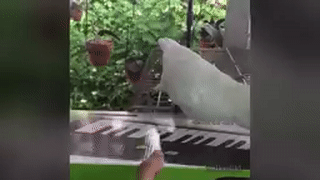
#> input picture gif/320x180/bird.gif, 320 x 180 px, found by its file name
$ python euclidean.py
#> lines starting #> are read from the running program, lines starting #| are printed output that depends on the picture
from PIL import Image, ImageSequence#https://ezgif.com/video-to-gif/ezgif-3-28fc08005839.mp4

im1 = Image.open('./gif/320x180/bird.gif')
#> im1 is the input picture: PIL image 320x180 P; mean R, G, B, A 80.2, 82.7, 72, 255
im2 = Image.open('./gif/320x180/vult.gif')
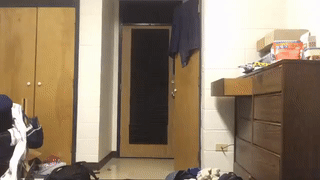
#> input picture gif/320x180/vult.gif, 320 x 180 px, found by its file name
#> im2 is the input picture: PIL image 320x180 P; mean R, G, B, A 146.4, 128.2, 106, 255
index = 1
euclidean = 0

resultIm1 = []
resultIm2 = []

for frame in ImageSequence.Iterator(im1):
    img1 = frame.convert('LA')
    img1.save('frames/frame1_%d.png' % index)
    px1 = img1.load()

    for x in range(img1.width):
        for y in range(img1.height):
            a, b = px1[x, y]
            a = int(a)
            b = int(b) #Sempre 255
            resultIm1.append(a)

    index += 1
#> this loop made 25 passes
#> pass 1, `img1 = frame.convert('LA')`:
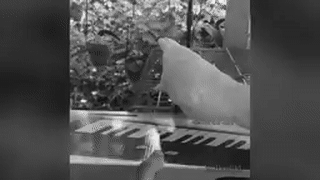
#> img1: PIL image 320x180 LA; mean R, G, B, A 80.7, 80.7, 80.7, 255
#> after the loop:
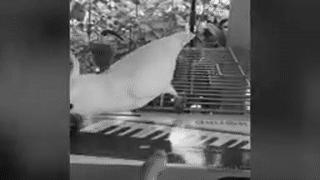
#> img1: PIL image 320x180 LA; mean R, G, B, A 89.4, 89.4, 89.4, 255
#> after the loop, index = 26; resultIm1 = 1440000 items

for frame in ImageSequence.Iterator(im2):
    img2 = frame.convert('LA')
    img2.save('frames/frame2_%d.png' % index)
    px2 = img2.load()

    for x in range(img2.width):
        for y in range(img2.height):
            a, b = px2[x, y]
            a = int(a)
            b = int(b) #Sempre 255
            resultIm2.append(a)

    index += 1
#> this loop made 25 passes
#> pass 1, `img2 = frame.convert('LA')`:
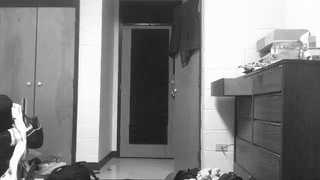
#> img2: PIL image 320x180 LA; mean R, G, B, A 131.1, 131.1, 131.1, 255
#> after the loop:
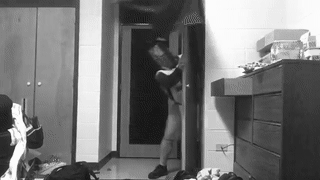
#> img2: PIL image 320x180 LA; mean R, G, B, A 118.2, 118.2, 118.2, 255
#> after the loop, index = 51; resultIm2 = 1440000 items

euclidean = (((sum(resultIm1)) - (sum(resultIm2))) ** 2)
#> euclidean = 4032167323423801
print('Resultado:', euclidean ** 0.5)
#| Resultado: 63499349.0
